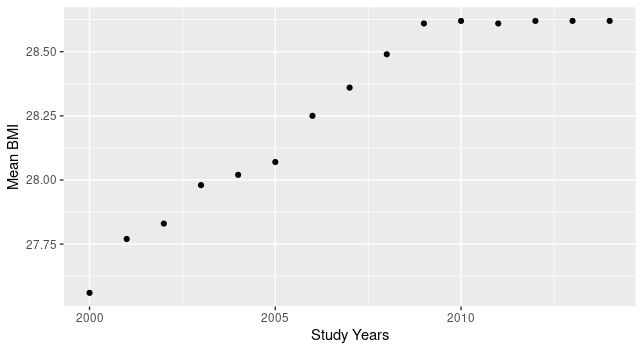

R code for this plot:


# Packages ----------------------------------------------------------------
library(tidyverse)


getwd()
setwd("/home/arubhardwaj/Downloads/GM") # define WD

all_patients <- read_csv("DM Monthly 01 04 2018.csv")


# Define year groups:

all_patients <- all_patients %>% mutate(year_group = ifelse(study_year>=2000 & study_year<=2002, "2000-2002",
                                                            ifelse(study_year>=2002 & study_year<=2008, "2002-2008",
                                                                   ifelse(study_year>=2008 & study_year<=2012, "2008-2012",
                                                                          ifelse(study_year>=2012 & study_year<=2014, "2012-2014","NULL")))))

all_patients %>% group_by(study_year) %>% summarise(Mean_BMI = round(mean(BMI,na.rm=T),2)) %>% 
  ggplot() +
  geom_point(aes(x=study_year, y=Mean_BMI))+
  xlab("Study Years")+
  ylab("Mean BMI")
